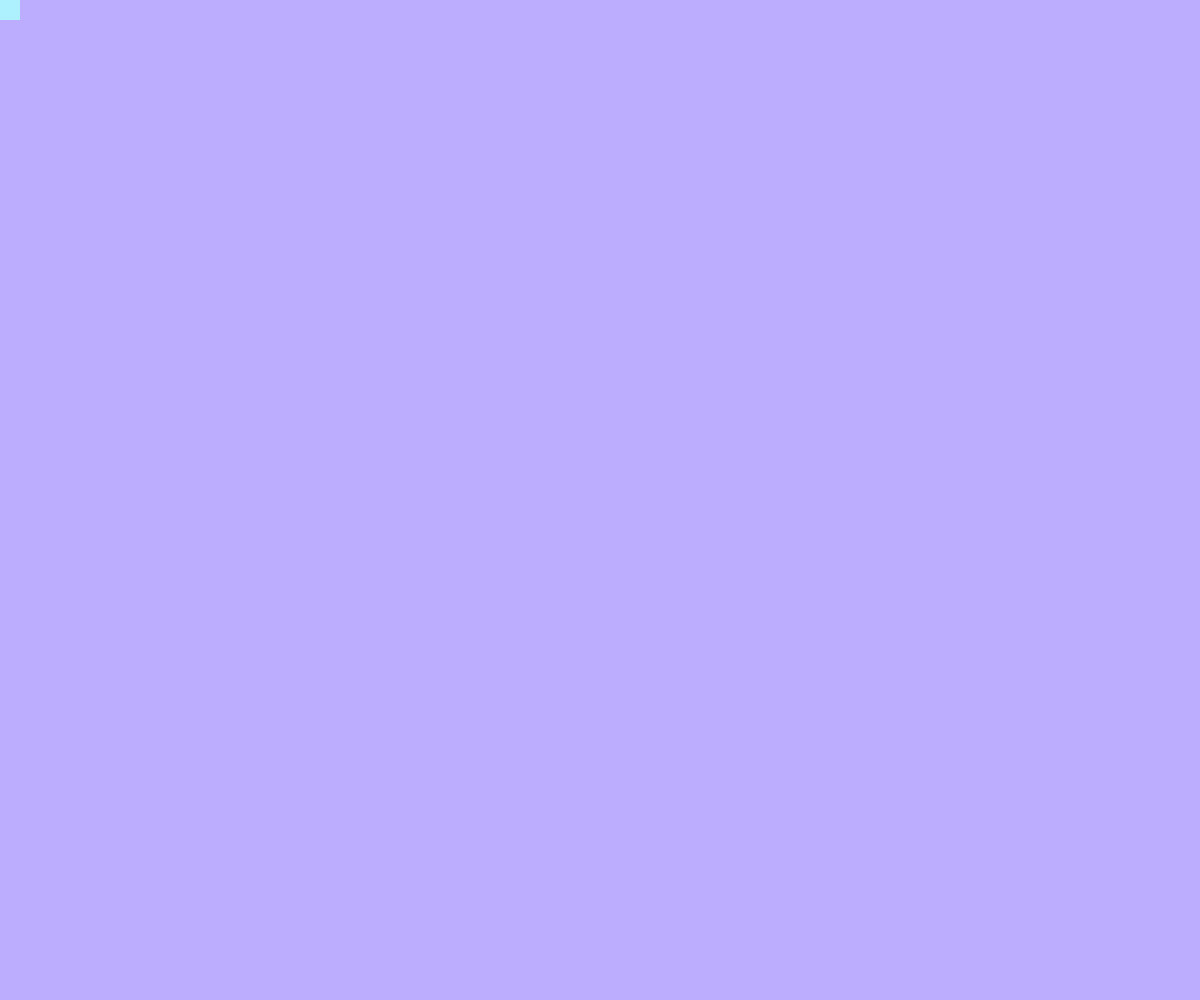
Frame 1 (no input)
Frame 60 (no input): identical to frame 1, image omitted
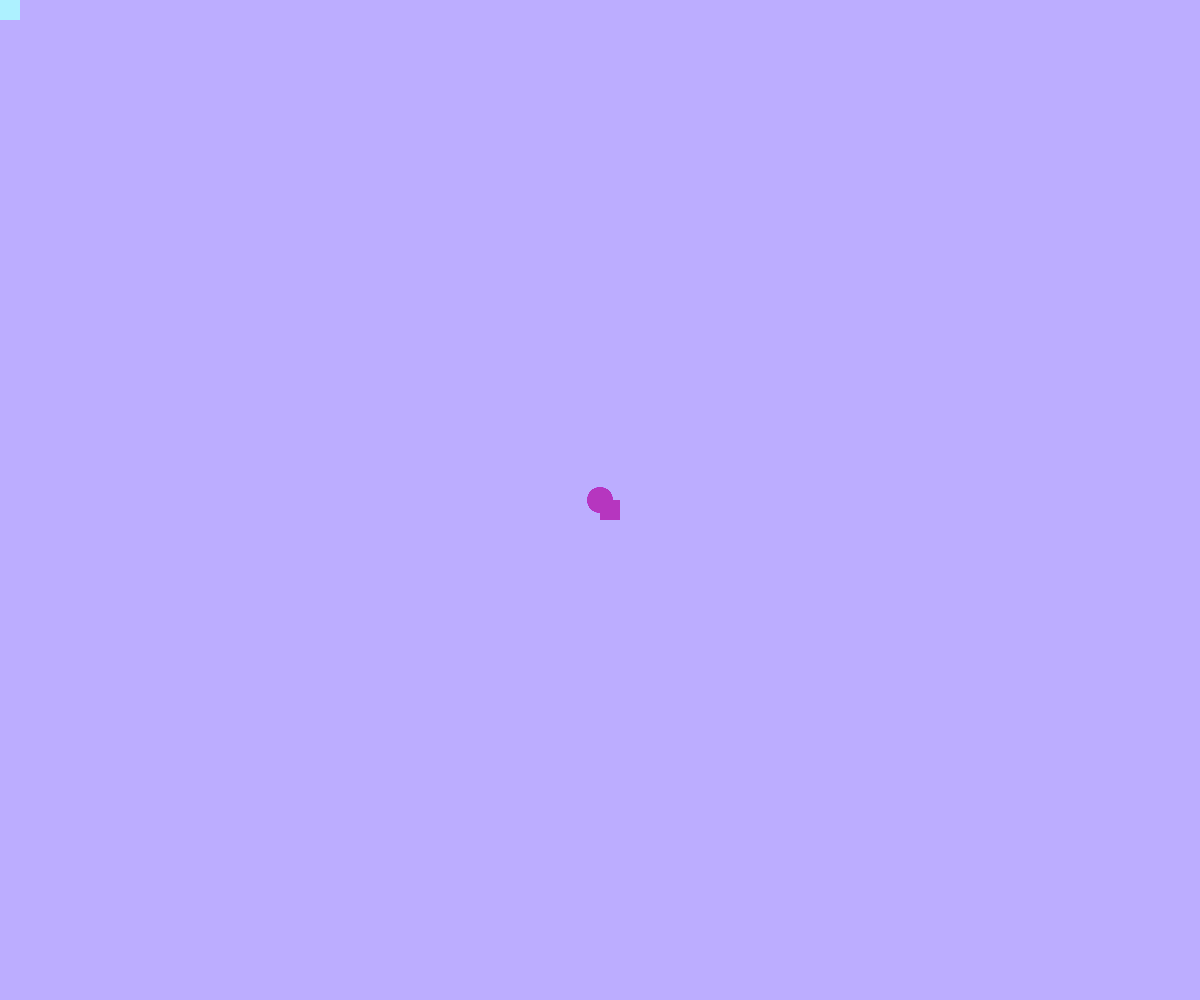
Frame 120 (the mouse pressed at the canvas centre since frame 60)

The p5.js sketch that drew these frames (run headless with seeded random() and noise() and a simulated clock; from frame 60 on, the mouse is pressed at the canvas centre):

// p5.js sketch
// ── sketch.js
var colors1=173;
var colors2=241;
var colors3=255;
function setup() {
  createCanvas(windowWidth,windowHeight);
  background(188,173,255);
}

function draw() {
	noStroke()
	//line(mouseX,mouseY,500,500);
	fill(colors1,colors2,colors3);
	ellipse(mouseX,mouseY,25);
	rect(mouseX,mouseY,20,20);
	//triangle(mouseX,mouseY,20,20,20,20);
  
  
}
function mousePressed (){
colors1= random(1,255);
colors2= random(1,255);
colors3= random(1,255);
	
}
function windowResized() {
  resizeCanvas(windowWidth,windowHeight);
}
